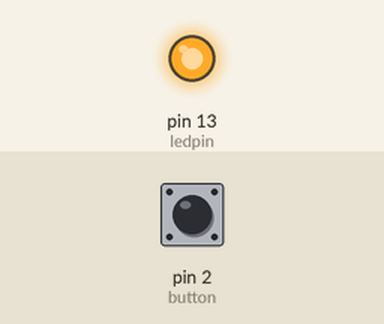
Bench run of a sketch on a simulated Arduino Uno, built with avr-gcc and run on an emulated ATmega328P. Parts: output pins drawn as LEDs (lit = HIGH). Inputs (shaded band) come from the test bench; at power-on: pin 2 (button) LOW.

Above: at 0.1 s.
Timing chart, 0 to 1.6 s (numbered marks = the images above):
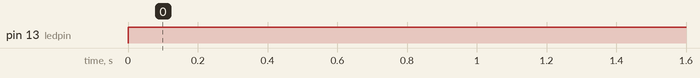

The sketch:

sketch_mar28b.ino
```cpp
const int button=2;
const int ledpin=13;
int buttonstate=0;

void setup() {
  pinMode(button,INPUT);
  pinMode(ledpin,OUTPUT);


  // put your setup code here, to run once:

}

void loop() {
  buttonstate=digitalRead(button);
  if(buttonstate=HIGH)
  {
    digitalWrite(ledpin,HIGH);

  }
  else
  {
    digitalWrite(ledpin,LOW);

  }
  // put your main code here, to run repeatedly:

}
```

Measured:
- by itself, pin 13 (ledpin): LOW → HIGH at 0.00 s
